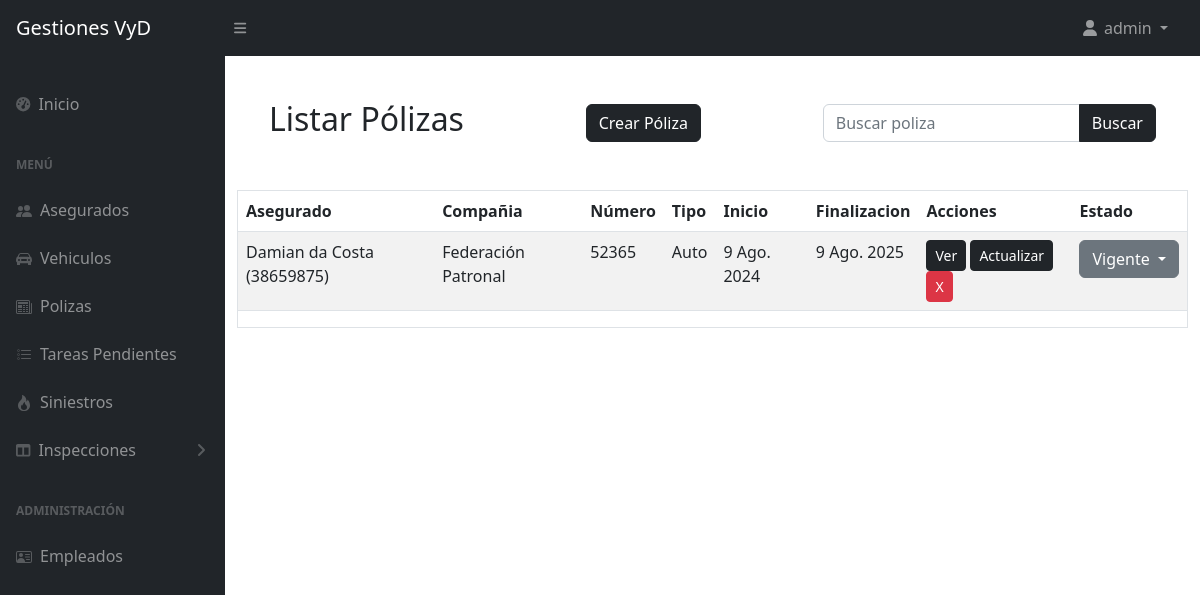
The app's page /listarPolizas/ (signed in) with its own data.
### appseguros/models.py (models this page shows)
class Poliza(models.Model):
    TIPO_SEGURO_CHOICES = [
        ('moto', 'Moto'),
        ('auto', 'Auto'),
        ('bici', 'Bicicleta'),
        ('camion', 'Camión'),
        ('combinado_familiar', 'Combinado Familiar'),
        ('otros', 'Otros'),
    ]
    ESTADO_POLIZA_CHOICES = [
        ('vigente', 'Vigente'),
        ('anulada', 'Anulada'),
        ('vencida', 'Vencida'),
    ]
    numero_poliza = models.CharField(max_length=20)
    tipo_seguro = models.CharField(max_length=20, choices=TIPO_SEGURO_CHOICES)
    ramo_otros = models.CharField(max_length=50, blank=True, null=True)
    asegurado = models.ForeignKey(Asegurado, on_delete=models.CASCADE)
    compania = models.ForeignKey(Compania, on_delete=models.CASCADE)
    fecha_inicio = models.DateField()
    fecha_finalizacion = models.DateField()
    estado_poliza = models.CharField(max_length=20, choices=ESTADO_POLIZA_CHOICES, default='vigente')
    vehiculo = models.ForeignKey(Vehiculo, on_delete=models.CASCADE, blank=True, null=True)
    informacion_adicional = models.TextField(blank=True, null=True)

class Asegurado(models.Model):
    nombre = models.CharField(max_length=30)
    apellido = models.CharField(max_length=30)
    dni = models.IntegerField()
    telefono = models.CharField(max_length=18, blank=True, null=True)
    mail = models.EmailField(blank=True, null=True)
    def __str__(self):
        return f'{self.nombre} {self.apellido} ({self.dni})'

class Compania(models.Model):
    nombre = models.CharField(max_length=50)
    def __str__(self):
        return self.nombre

### appseguros/views.py (the view)
# urls.py: path('listarPolizas/', PolizaListView.as_view(), name="listarPolizas"),
class PolizaListView(LoginRequiredMixin,ListView):
    model = Poliza
    template_name = 'appseguros/poliza/listarPolizas.html'
    def get_queryset(self):
        queryset = super().get_queryset()
        buscar = self.request.GET.get("buscar")
        if buscar:
            queryset = queryset.filter(
                Q(asegurado__nombre__icontains=buscar) |
                Q(asegurado__apellido__icontains=buscar)
            )
        return queryset

### appseguros/templates/appseguros/poliza/listarPolizas.html (shortened to what this page needs)
{% extends 'appseguros/base.html' %}
{% block contenidoQueCambia %}
<div class="container m">
    <div class="header_polizas">
    <h2>Listar Pólizas</h2>
    <a href="{% url 'crearPoliza' %}" class="btn btn-dark">Crear Póliza</a>
    <form method="GET" action="{% url 'listarPolizas' %}" >
        <div class="input-group my-3">
            <input type="text" name="buscar" id="search-field" class="form-control" aria-label="Buscar poliza" aria-describedby="inputGroup-sizing-default" placeholder="Buscar poliza" value="{{ request.GET.buscar }}">
            <button class="btn btn-dark" type="submit">Buscar</button>
        </div>
    </form>
    </div>
    <div class="border">
        {% if object_list %}
            <table class="table table-striped">
                <thead>
                    <tr>
                        <th>Asegurado</th>
                        <th>Compañia</th>
                        <th>Número</th>
                        <th>Tipo</th>
                        <th>Inicio</th>
                        <th>Finalizacion</th>
                        <th>Acciones</th>
                        <th>Estado</th>
                    </tr>
                </thead>
                <tbody>
                    {% for poliza in object_list %}
                        <tr>
                            <td>{{ poliza.asegurado }}</td>
                            <td>{{ poliza.compania }}</td>
                            <td>{{ poliza.numero_poliza }}</td>
                            <td>{{ poliza.get_tipo_seguro_display }}</td>
                            <td>{{ poliza.fecha_inicio }}</td>
                            <td>{{ poliza.fecha_finalizacion }}</td>
                            <td>
                                <a href="{% url 'detallePoliza' poliza.pk %}" class="btn btn-dark btn-sm">Ver</a>
                                <a href="{% url 'actualizarPoliza' poliza.pk %}" class="btn btn-dark btn-sm">Actualizar</a>
                                {% if request.user.is_superuser %}
                                    <a href="{% url 'eliminarPoliza' poliza.pk %}" class="btn btn-danger btn-sm">X<a>
                                {% endif %}
                            </td>
                            <td>
                                <form method="POST" action="{% url 'actualizar_estado_poliza' poliza.pk %}">
                                    <div class="dropdown">
                                        <button class="btn btn-secondary dropdown-toggle" type="button" id="dropdownMenuButton{{ poliza.pk }}" data-bs-toggle="dropdown" aria-expanded="false">
                                            {% if poliza.estado_poliza == 'vigente' %}
                                                Vigente
                                            {% elif poliza.estado_poliza == 'anulada' %}
                                                Anulada
                                            {% else %}
                                                Vencida
                                            {% endif %}
                                        </button>
                                    </div>
                                </form>
                            </td>
                        </tr>
                    {% endfor %}
                </tbody>
            </table>
        {% else %}
            <p>No hay pólizas registradas.</p>
        {% endif %}
    </div>
</div>
{% endblock %}

### appseguros/templates/appseguros/base.html (shortened to what this page needs)
{% load static %}
<!DOCTYPE html>
<html lang="es">
    <head>
        <link href="https://cdn.jsdelivr.net/npm/simple-datatables@7.1.2/dist/style.min.css" rel="stylesheet" />
        <link href="{% static 'appseguros/css/styles.css' %}" rel="stylesheet" />
        <link href="{% static 'appseguros/css/styles2.css' %}" rel="stylesheet" />
    </head>
    <body class="sb-nav-fixed">
        <nav class="sb-topnav navbar navbar-expand navbar-dark bg-dark">
            <a class="navbar-brand ps-3" href="{% url 'inicio' %}">Gestiones VyD</a>
            <button class="btn btn-link btn-sm order-1 order-lg-0 me-4 me-lg-0" id="sidebarToggle" href="#!"><i class="fas fa-bars"></i></button>
            <ul class="navbar-nav ms-auto ms-md-0 me-3 me-lg-4 a_la_derecha">
                {% if request.user.is_authenticated %}
                <li class="nav-item dropdown">
                    <a class="nav-link dropdown-toggle" id="navbarDropdown" href="#" role="button" data-bs-toggle="dropdown" aria-expanded="false">
                        <i class="fas fa-user fa-fw"></i> {{ request.user.username }}
                    </a>
                </li>
                {% else %}
                <li class="nav-item">
                    <a class="nav-link" href="{% url 'login' %}">Login</a>
                </li>
                {% endif %}
            </ul>
        </nav>
        <div id="layoutSidenav">
            <div id="layoutSidenav_nav">
                <nav class="sb-sidenav accordion sb-sidenav-dark" id="sidenavAccordion">
                    <div class="sb-sidenav-menu">
                        <div class="nav">
                            <a class="nav-link mt-4" href="{% url 'inicio' %}">
                                <div class="sb-nav-link-icon"><i class="fas fa-tachometer-alt"></i></div>
                                Inicio
                            </a>
                            <div class="sb-sidenav-menu-heading">Menú</div>
                            <a class="nav-link" href="{% url 'listarAsegurados' %}">
                                <div class="sb-nav-link-icon"></div>
                                Asegurados
                            </a>
                            <a class="nav-link" href="{% url 'listarVehiculos' %}">
                                <div class="sb-nav-link-icon"></i></div>
                                Vehiculos
                            </a>
                            <a class="nav-link" href="{% url 'listarPolizas' %}">
                                <div class="sb-nav-link-icon"></div>
                                Polizas
                            </a>
                            <a class="nav-link" href="{% url 'listarTareas' %}">
                                <div class="sb-nav-link-icon"></div>
                                Tareas Pendientes
                            </a>
                            <a class="nav-link" href="{% url 'listarSiniestros' %}">
                                <div class="sb-nav-link-icon"></div>
                                Siniestros
                            </a>
                            <a class="nav-link collapsed" href="#" data-bs-toggle="collapse" data-bs-target="#collapseLayouts" aria-expanded="false" aria-controls="collapseLayouts">
                                <div class="sb-nav-link-icon"><i class="fas fa-columns"></i></div>
                                Inspecciones
                                <div class="sb-sidenav-collapse-arrow"><i class="fas fa-angle-down"></i></div>
                            </a>
                            <div class="sb-sidenav-menu-heading">Administración</div>
                            <a class="nav-link" href="{% url 'listarEmpleados' %}">
                                <div class="sb-nav-link-icon"></div>
                                Empleados
                            </a>
                        </div>
                    </div>
                </nav>
            </div>
            <div id="layoutSidenav_content">
                <main>
                {% block contenidoQueCambia %}
                {% endblock  %}
                </main>
            </div>
        </div>
    </body>
</html>

### appseguros/static/appseguros/css/styles2.css (style rules this page uses)
.a_la_derecha { margin-left: auto!important }
.header_polizas { display: flex; flex-direction: row; flex-wrap: nowrap; justify-content: space-between; align-items: center; padding: 2rem; }

### records on screen
Poliza: asegurado "Damian da Costa (38659875)", compania "Federación Patronal", numero_poliza "52365", tipo_seguro "Auto", fecha_inicio "9 Ago. 2024", fecha_finalizacion "9 Ago. 2025", estado_poliza "Vigente"

### other values on screen
{{ request.user.username }} "admin"
